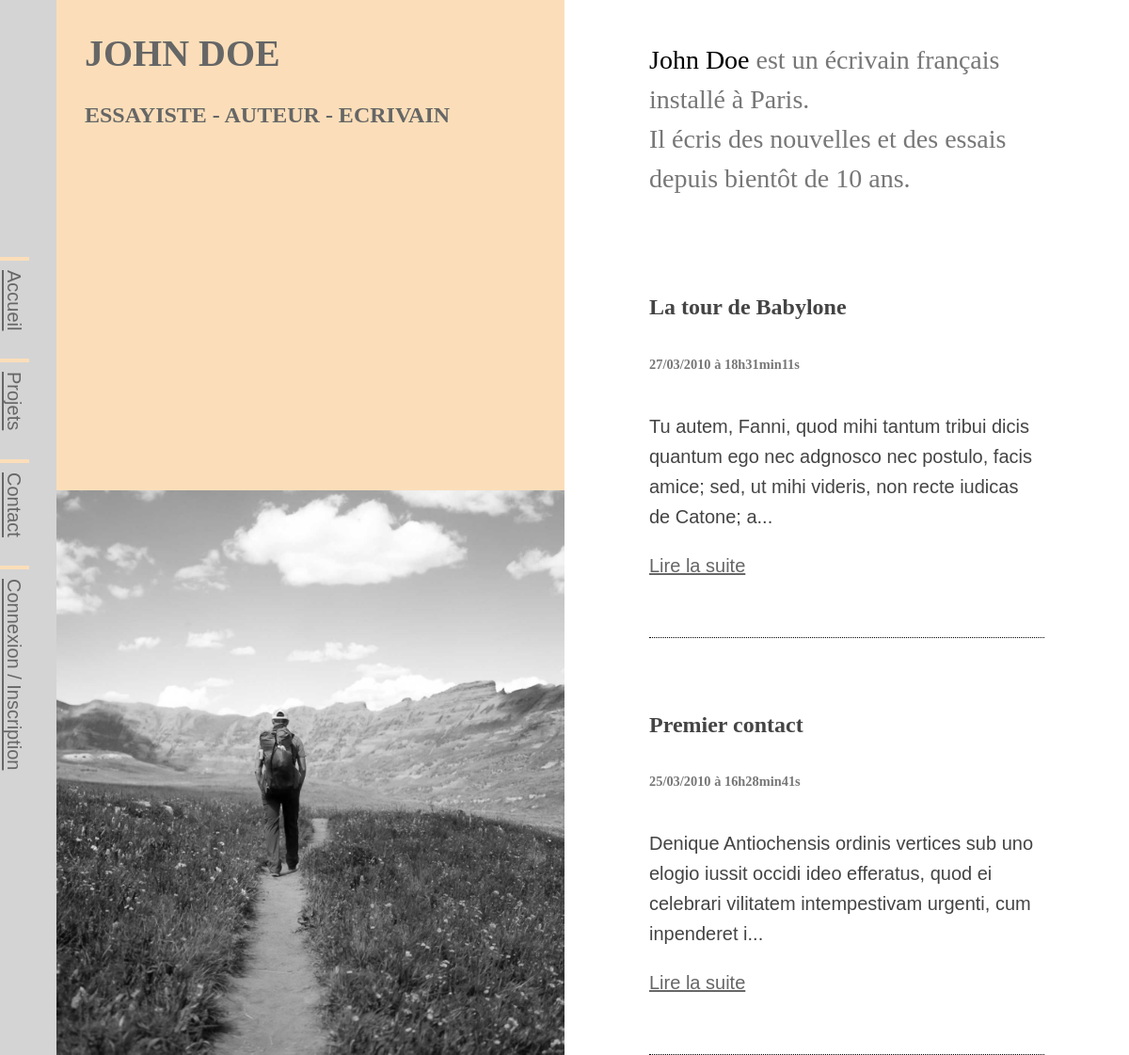
Before: / with the older database file.
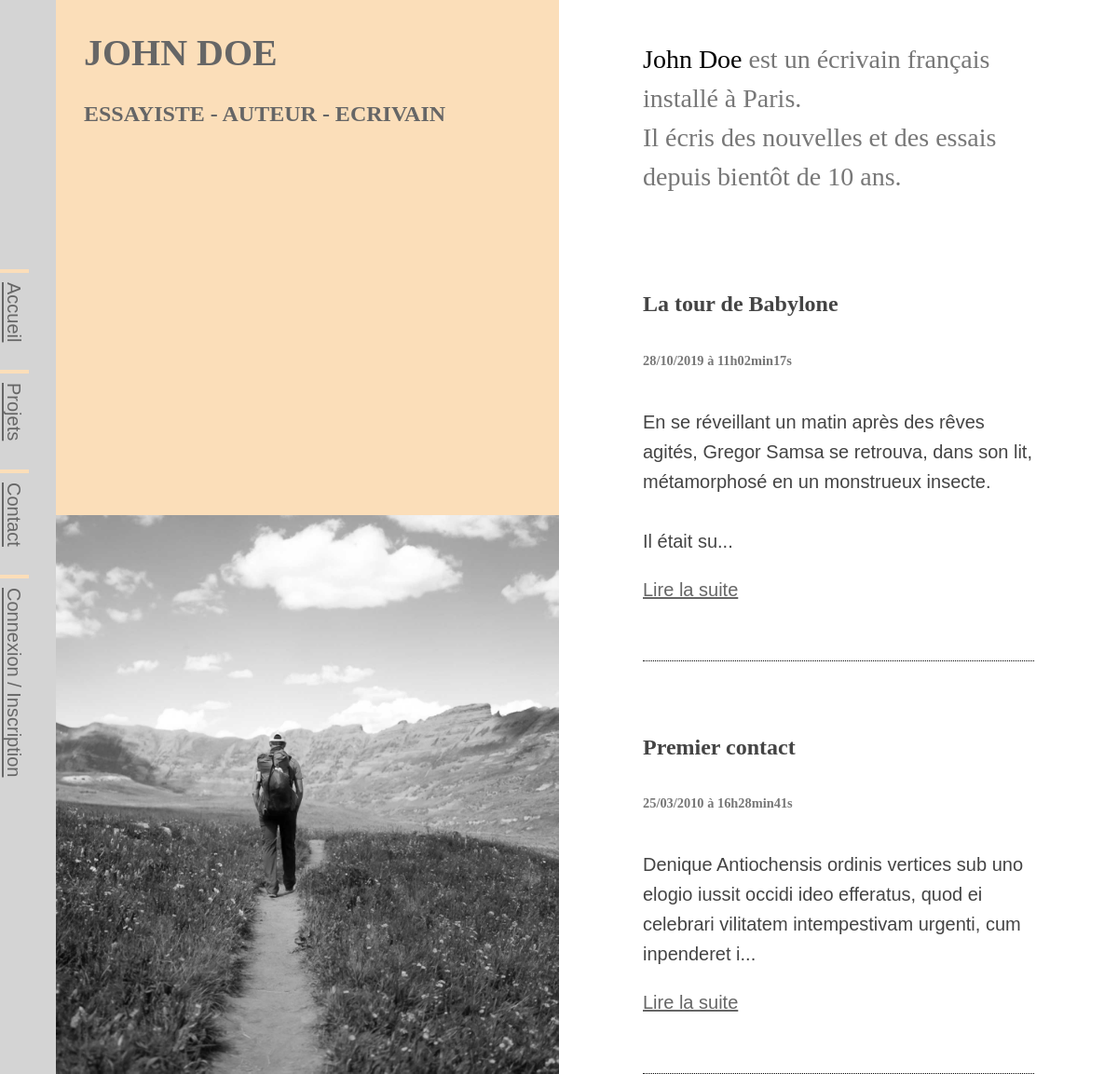
After: the same page with the newer database file.
### tables this page shows
CREATE TABLE IF NOT EXISTS `posts` (
  `id` int(11) NOT NULL AUTO_INCREMENT,
  `id_post` int(11) NOT NULL,
  `title` varchar(255) NOT NULL,
  `content` text NOT NULL,
  `creation_date` datetime NOT NULL,
  `modif_date` date DEFAULT NULL,
  `author` varchar(30) NOT NULL,
  PRIMARY KEY (`id`)
);

### controller/frontend.php (called while the page is built, shortened)
<?php
require('./model/frontend/PostManager.php');
function listPosts()
{
  $postManager = new \SebastienSenechal\Miniblog\Model\Frontend\PostManager();
  $posts = $postManager->getPosts();
  require('./view/frontend/listPostsView.php');
}

### model/frontend/PostManager.php (called while the page is built, shortened)
<?php
class PostManager extends Manager
{
  public function getPosts()
  {
    $db = $this->dbConnect();
    $req = $db->query('SELECT id, title, content, DATE_FORMAT(creation_date, \'%d/%m/%Y à %Hh%imin%ss\') AS creation_date_fr FROM posts ORDER BY creation_date DESC LIMIT 0, 5');
    return $req;
  }
}

### view/frontend/listPostsView.php (the view, shortened to what this page needs)
<header id="main_header">
  <div id="header_content">
    <h1>John Doe<br />
    <span>Essayiste - Auteur - Ecrivain</span></h1>
  </div>
  <figure id="image_home">
    <img src="././public/img/landscape.jpg" alt="">
  </figure>
</header>
<div id="home-grid">
  <section id="list-news">
    <header class="content_header">
      <h2 style="color: #000;font-weight:100;line-height:1.5em;">John Doe <span style="font-size:1em">est un écrivain français installé à Paris.<br />
        Il écris des nouvelles et des essais depuis bientôt de 10 ans.</span></h2>
    </header>
    <?php
    while ($data = $posts->fetch())
    {
    ?>
        <article class="news">
            <h3>
                <?= htmlspecialchars($data['title']) ?><br />
                <span><?= $data['creation_date_fr'] ?></span>
            </h3>
            <p>
                <?= nl2br(htmlspecialchars(substr($data['content'], 0, 150))); ?>...
            </p>
            <p><a href="index.php?action=post&amp;id=<?= $data['id'] ?>">Lire la suite</a></p>
        </article>
    <?php
    }
    ?>
  </section>
</div>
<?php $content = ob_get_clean() ?>
<?php require('view/template.php') ?>

### index.php (shortened to what this page needs)
<?php
require('controller/frontend.php');
try
{
  if(isset($_SESSION['id']))
  {
    if (isset($_GET['action']) && !empty($_GET['action']))
    {
      if ($_GET['action'] == 'dashbord')
      {
        dashbord();
      }
     elseif ($_GET['action'] == 'adminListPosts')
     {
        adminListPosts();
     }
      elseif ($_GET['action'] == 'adminPost')
      {
        if (isset($_GET['id']) && $_GET['id'] > 0)
        {
          adminPost();
        }
        else
        {
          throw new Exception('Aucun identifiant de chapitre envoyé !');
        }
      }
      elseif ($_GET['action'] == 'adminNewPost')
      {
        adminNewPost();
      }
      elseif ($_GET['action'] == 'createPost')
      {
        if ($_POST['author'] != NULL && $_POST['title'] != NULL && $_POST['content'] != NULL)
        {
          addPost($_POST['author'], $_POST['title'], $_POST['content']);
        }
        else
        {
          throw new Exception('Tous les champs ne sont pas remplis..');
        }
      }
      elseif ($_GET['action'] == 'adminUpdatePost')
      {
          adminUpdatePost();
      }
      elseif ($_GET['action'] == 'updatePost')
      {
        if (isset($_GET['id']) && $_GET['id'] > 0)
        {
          if ($_POST['author'] != NULL && $_POST['title'] != NULL && $_POST['content'] != NULL)
          {
            updatePost($_GET['id'], $_POST['author'], $_POST['title'], $_POST['content']);
          }
          else
          {
            throw new Exception('Tous les champs ne sont pas remplis..');
          }
        }
        else
        {
          throw new Exception('Aucun identifiant de chapitre envoyé !');
        }
      }
      elseif ($_GET['action'] == 'listPosts')
      {
        listPosts();
      }
      elseif ($_GET['action'] == 'post')
      {
        if (isset($_GET['id']) && $_GET['id'] > 0)
        {
          post();
        }
        else
        {
          throw new Exception('Aucun identifiant de chapitre envoyé !');
        }
      }
      elseif ($_GET['action'] == 'addComment')
      {
          if (isset($_GET['id']) && $_GET['id'] > 0)
          {
              if (!empty($_POST['author']) && !empty($_POST['comment']))
              {
                  addComment($_GET['id'], $_POST['author'], $_POST['comment']);
              }
              else
              {
                  throw new Exception('Tous les champs doivent être remplis !');
              }
          }
          else
          {
              throw new Exception('Aucun identifiant de chapitre envoyé !');
          }
      }
      elseif ($_GET['action'] == 'login')
      {
          login();
      }
      elseif ($_GET['action'] == 'subscription')
      {
        if (!empty($_POST['pseudo']) && !empty($_POST['pass']) && !empty($_POST['pass_confirm']) && !empty($_POST['email']))
        {
          $pseudo = htmlspecialchars($_POST['pseudo']);
          $email = htmlspecialchars($_POST['email']);
          $password_hash = password_hash($_POST['pass'], PASSWORD_DEFAULT);
          if (preg_match("#^[a-z0-9._-]+@[a-z0-9._-]{2,}\.[a-z]{2,4}$#", $_POST['email']))
          {
            if ($_POST['pass'] == $_POST['pass_confirm'])
            {
              registerUser($pseudo, $password_hash, $email);
            }
            else
            {
              throw new Exception('Les 2 mots de passe ne sont pas identiques, recommencez !');
            }
          }
          else
          {
            throw new Exception('L\'adresse email ' . $email . ' n\'est pas valide, recommencez !');
          }
        }
        else
        {
          throw new Exception('Tous les champs doivent être remplis !');
        }
      }
      elseif ($_GET['action'] == 'connect')
      {
        if (!empty($_POST['pseudo']) && !empty($_POST['pass']))
        {
          logUser($_POST['pseudo'], $_POST['pass']);
        }
        else
        {
          throw new Exception('Tous les champs doivent être remplis !');
        }
      }
      elseif ($_GET['action'] == 'logout')
      {
        logoutUser();
      }
    }
    else
    {
      listPosts();
    }
  }
  else
  {
    if (isset($_GET['action']) && !empty($_GET['action']))
    {
      if ($_GET['action'] == 'listPosts')
      {
        listPosts();
      }
      elseif ($_GET['action'] == 'post')
      {
        if (isset($_GET['id']) && $_GET['id'] > 0)
        {
          post();
        }
        else
        {
          throw new Exception('Erreur : aucun identifiant de billet envoyé.');
        }
      }
      elseif ($_GET['action'] == 'addComment')
      {
        if (isset($_GET['id']) && $_GET['id'] > 0)
        {
          if (!empty($_POST['author']) && !empty($_POST['comment']))
          {
            addComment($_GET['id'], $_POST['author'], $_POST['comment']);
          }
          else
          {
            throw new Exception('Erreur : tous les champs doivent être renseignés !');
          }
        }
        else
        {
          throw new Exception('Erreur : aucun identifiant de billet envoyé.');
        }
      }
      elseif ($_GET['action'] == 'login') {
          login();
      }
      elseif ($_GET['action'] == 'subscription')
      {
        if (!empty($_POST['pseudo']) && !empty($_POST['pass']) && !empty($_POST['pass_confirm']) && !empty($_POST['email']))
        {
          $pseudo = htmlspecialchars($_POST['pseudo']);
          $email = htmlspecialchars($_POST['email']);
          $password_hash = password_hash($_POST['pass'], PASSWORD_DEFAULT);
          if (preg_match("#^[a-z0-9._-]+@[a-z0-9._-]{2,}\.[a-z]{2,4}$#", $_POST['email']))
          {
              if ($_POST['pass'] == $_POST['pass_confirm'])
              {
                  registerUser($pseudo, $password_hash, $email);
              }
              else
              {
                  throw new Exception('Les deux mots de passe ne sont pas identiques, recommencez !');
              }
          }
          else
          {
              throw new Exception('L\'adresse email ' . $email . ' n\'est pas valide, recommencez !');
          }
        }
        else
        {
            throw new Exception('Tous les champs doivent être remplis !');
        }
      }
      elseif ($_GET['action'] == 'connect')
      {
        if (!empty($_POST['pseudo']) && !empty($_POST['pass']))
        {
            logUser($_POST['pseudo'], $_POST['pass']);
        }
        else
        {
            throw new Exception('Tous les champs doivent être remplis !');
        }
      }
      elseif ($_GET['action'] == 'logout')
      {
        logoutUser();
      }
    }
    else
    {
      listPosts();
    }
  }
}
catch(Exception $e)
{
  echo 'Erreur : ' . $e->getMessage();
}

### view/template.php (shortened to what this page needs)
<!DOCTYPE html>
<html>
  <head>
    <link href="./public/css/style.css" rel="stylesheet" />
  </head>
  <body>
    <div id="grid">
      <?php include('nav.php') ?>
      <?= $content ?>
    </div>
  </body>
</html>

### view/nav.php
<nav id="main_navigation">
      <ul>
        <li><a href="index.php">Accueil</a></li>
        <li><a href="">Projets</a></li>
        <li><a href="">Contact</a></li>
        <li><a href="index.php?action=login">Connexion / Inscription</a></li>
      </ul>
</nav>

### public/css/style.css (style rules this page uses)
*, *:before, *:after { outline: none; -webkit-box-sizing: inherit; -moz-box-sizing: inherit; box-sizing: inherit; -webkit-font-smoothing: antialiased; -moz-osx-font-smoothing: grayscale; }
html { width: 100vw; height: auto; }
body { margin: 0; padding: 0; width: 100vw; height:auto; color: #444; font-size: 20px; line-height: 30px; scroll-behavior: smooth; overflow:hidden; font-family: 'Nunito Sans', Verdana, sans-serif; }
p, address { font-size:1em;line-height:1.6em;font-weight:400; }
a { font-size:1em; line-height:1.6em;font-weight:400; color:#666;text-decoration: underline; }
h1, h2, h3, h4 { font-family: 'Spectral', Georgia, serif; }
h1 { text-transform:uppercase;font-weight:800; }
h2 { font-weight:700; }
h3 { font-weight:700; }
h1 { font-size: 2em; line-height: 1.5em; }
h1 span, h2 span, h3 span { font-size : 60%; }
h2 { font-size: 1.4em; }
h3 { font-size:1.2em; line-height: 2.4em; margin-bottom:0px; }
h2 span, h3 span, h4 span, p span { color:#777; }
section { width:50%; margin: 1em auto; }
.news { border-bottom: 1px dotted #000; padding: 2em 0; }
#main_header { width: 50%; height: 100vh; display: flex; flex-direction: column; justify-content: space-between; background: #FBDEB9; color: #666; }
#main_navigation { position: fixed; top: 0; left: 0; height: 100vh; background: #d4d4d4; width: 3em; display: flex; flex-direction: column; justify-content: center; align-items: center; align-content: center; }
#main_navigation ul { list-style: none; margin: 0; padding:0; }
#main_navigation ul li { writing-mode: vertical-rl; text-orientation: mixed; margin-bottom: 1.5em; margin-right:1.5em; padding-top: 10px; border-top: 4px solid #fbdeb9; }
#header_content { padding-left: 4.5em; }
#home-grid { display: -ms-flexbox; display: -webkit-flex; display: flex; -webkit-flex-direction: row; -ms-flex-direction: row; flex-direction: row-reverse; -webkit-flex-wrap: nowrap; -ms-flex-wrap: nowrap; flex-wrap: nowrap; -webkit-justify-content: flex-start; -ms-flex-pack: start; justify-content: flex-start; -webkit-align-content: stretch; -ms-flex-line-pack: stretch; align-content: stretch; -webkit-align-items: stretch; -ms-flex-align: stretch; align-items: stretch; width: 50%; height: 100vh; overflow-y: scroll; }
#list-news { width: 70%; }
#image_home { display: flex; margin: 0 auto; }
#image_home img { width: 50vw; }
#grid { display: flex; flex-direction: row; flex-wrap: nowrap; justify-content: flex-start; align-content: stretch; align-items: stretch; }

Changed rows visible on the page:
changed posts "La tour de Babylone": creation_date_fr "27/03/2010 à 18h31min11s" → "28/10/2019 à 11h02min17s"; content "Tu autem, Fanni, quod mihi tantum tribui dicis quantum ego nec adgnosco nec postulo, facis amice; sed, ut mihi videris, non recte iudicas de Catone; a" → "En se réveillant un matin après des rêves agités, Gregor Samsa se retrouva, dans son lit, métamorphosé en un monstrueux insecte. Il était su"
